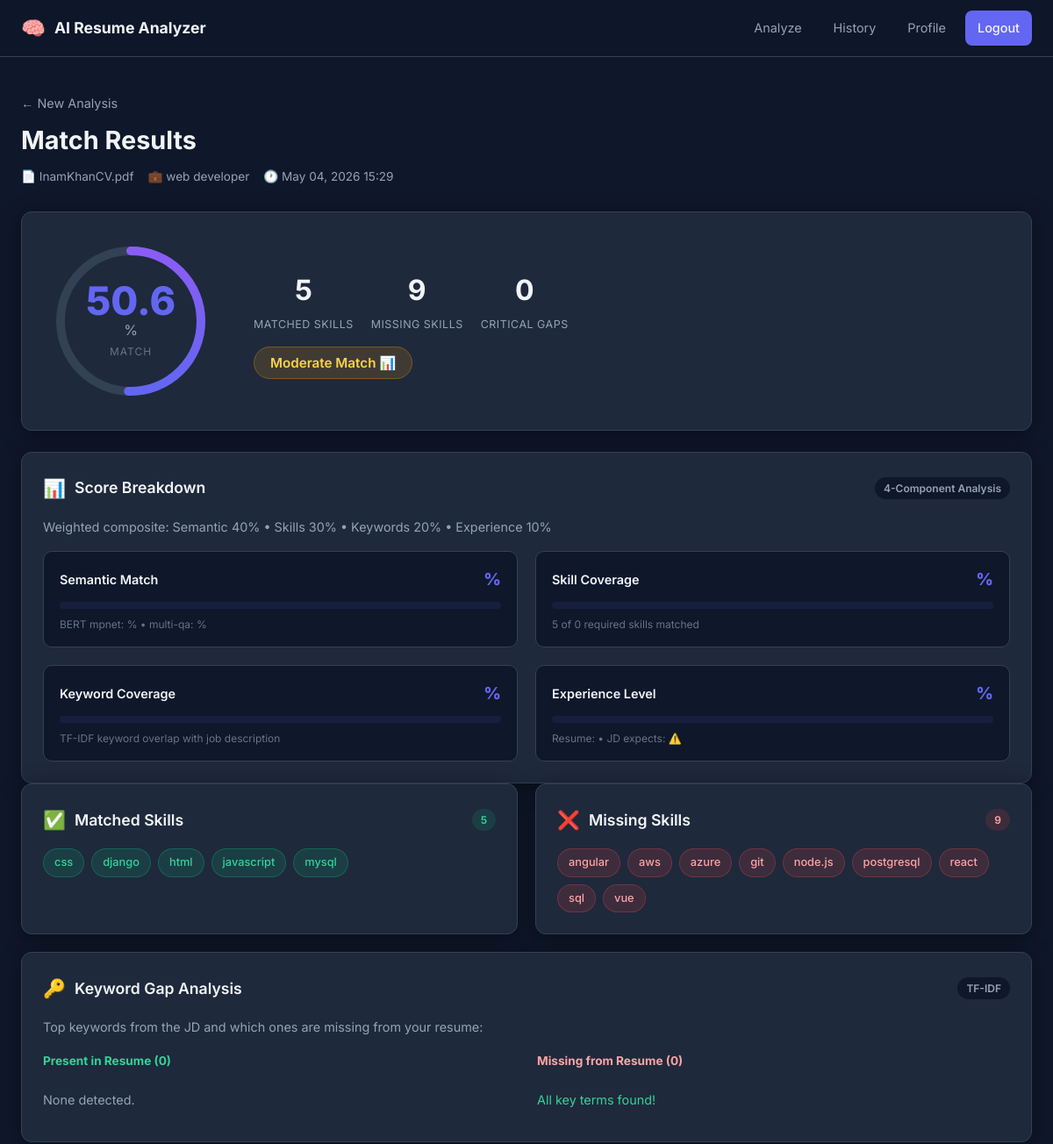
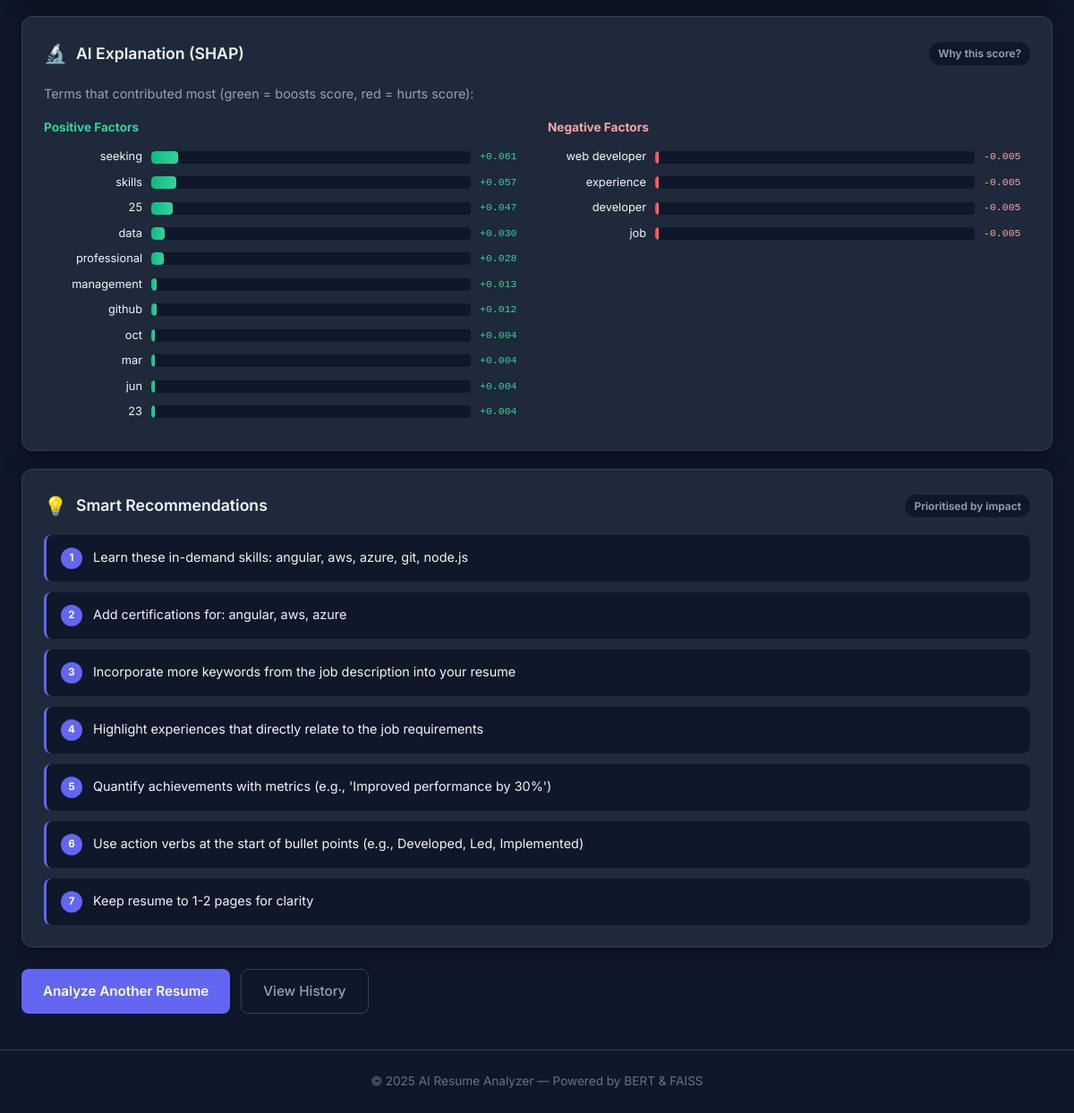
Page /analyzer/results/1/ (signed in) on the committed database (2 pictures, top to bottom).
### analyzer/models.py (models this page shows, shortened)
class MatchResult(models.Model):
    user = models.ForeignKey(settings.AUTH_USER_MODEL, on_delete=models.CASCADE, related_name='match_results')
    resume = models.ForeignKey(Resume, on_delete=models.CASCADE, related_name='match_results')
    job_description = models.ForeignKey(JobDescription, on_delete=models.CASCADE, related_name='match_results')
    match_score = models.FloatField()
    matched_skills = models.JSONField(default=list)
    missing_skills = models.JSONField(default=list)
    recommendations = models.JSONField(default=list)
    shap_explanation = models.JSONField(default=dict)
    score_breakdown = models.JSONField(default=dict)
    semantic_scores = models.JSONField(default=dict)
    section_scores = models.JSONField(default=dict)
    keyword_analysis = models.JSONField(default=dict)
    experience_analysis = models.JSONField(default=dict)
    matched_by_group = models.JSONField(default=dict)
    missing_by_group = models.JSONField(default=dict)
    critical_missing = models.JSONField(default=list)
    created_at = models.DateTimeField(auto_now_add=True)
    class Meta:
        ordering = ['-created_at']

class Resume(models.Model):
    user = models.ForeignKey(settings.AUTH_USER_MODEL, on_delete=models.CASCADE, related_name='resumes')
    file = models.FileField(upload_to='resumes/')
    original_filename = models.CharField(max_length=255)
    extracted_text = models.TextField(blank=True)
    uploaded_at = models.DateTimeField(auto_now_add=True)

class JobDescription(models.Model):
    user = models.ForeignKey(settings.AUTH_USER_MODEL, on_delete=models.CASCADE, related_name='job_descriptions')
    title = models.CharField(max_length=255, blank=True)
    text = models.TextField()
    file = models.FileField(upload_to='job_descriptions/', blank=True, null=True)
    created_at = models.DateTimeField(auto_now_add=True)

### analyzer/views.py (the view)
# urls.py: path('results/<int:pk>/', views.results_view, name='results'),
@login_required
def results_view(request, pk):
    result = get_object_or_404(MatchResult, pk=pk, user=request.user)
    return render(request, 'analyzer/results.html', {'result': result})

### templates/analyzer/results.html (shortened to what this page needs)
{% extends 'base.html' %}
{% load static %}
{% block content %}
<div class="page-container">
  <div class="results-header">
    <a href="{% url 'analyzer:upload' %}" class="back-link">← New Analysis</a>
    <h1>Match Results</h1>
    <p class="results-meta">
      <span>📄 {{ result.resume.original_filename }}</span>
      {% if result.job_description.title %}<span>💼 {{ result.job_description.title }}</span>{% endif %}
      <span>🕐 {{ result.created_at|date:"M d, Y H:i" }}</span>
    </p>
  </div>
  <div class="score-hero card">
    <div class="score-circle-container">
      <div class="score-circle" id="scoreCircle" data-score="{{ result.match_score }}">
        <svg viewBox="0 0 200 200" class="score-svg">
          <circle cx="100" cy="100" r="80" class="score-track"/>
          <circle cx="100" cy="100" r="80" class="score-fill" id="scoreFill"/>
        </svg>
        <div class="score-text">
          <span class="score-number" id="scoreNumber">0</span>
          <span class="score-pct">%</span>
          <span class="score-label">Match</span>
        </div>
      </div>
    </div>
    <div class="score-details">
      <div class="score-stat">
        <span class="stat-value">{{ result.matched_skills|length }}</span>
        <span class="stat-label">Matched Skills</span>
      </div>
      <div class="score-stat">
        <span class="stat-value">{{ result.missing_skills|length }}</span>
        <span class="stat-label">Missing Skills</span>
      </div>
      <div class="score-stat">
        <span class="stat-value">{{ result.critical_missing|length }}</span>
        <span class="stat-label">Critical Gaps</span>
      </div>
      <div class="score-verdict">
        {% if result.match_score >= 70 %}
          <span class="verdict verdict-strong">Strong Match 🎯</span>
        {% elif result.match_score >= 45 %}
          <span class="verdict verdict-moderate">Moderate Match 📊</span>
        {% else %}
          <span class="verdict verdict-weak">Needs Work 📝</span>
        {% endif %}
      </div>
    </div>
  </div>
  <div class="card full-width">
    <div class="card-header">
      <span class="card-icon">📊</span>
      <h2>Score Breakdown</h2>
      <span class="badge">4-Component Analysis</span>
    </div>
    <p class="card-desc">Weighted composite: Semantic 40% &bull; Skills 30% &bull; Keywords 20% &bull; Experience 10%</p>
    <div class="breakdown-grid">
      <div class="breakdown-item">
        <div class="breakdown-header">
          <span class="breakdown-label">Semantic Match</span>
          <span class="breakdown-score" data-score="{{ result.score_breakdown.semantic }}">{{ result.score_breakdown.semantic }}%</span>
        </div>
        <div class="breakdown-bar-wrap">
        </div>
        <p class="breakdown-sub">BERT mpnet: {{ result.semantic_scores.mpnet_score }}% &bull; multi-qa: {{ result.semantic_scores.multiqa_score }}%</p>
      </div>
      <div class="breakdown-item">
        <div class="breakdown-header">
          <span class="breakdown-label">Skill Coverage</span>
          <span class="breakdown-score">{{ result.score_breakdown.skills }}%</span>
        </div>
        <div class="breakdown-bar-wrap">
        </div>
        <p class="breakdown-sub">{{ result.matched_skills|length }} of {{ result.matched_skills|length|add:result.missing_skills|length }} required skills matched</p>
      </div>
      <div class="breakdown-item">
        <div class="breakdown-header">
          <span class="breakdown-label">Keyword Coverage</span>
          <span class="breakdown-score">{{ result.score_breakdown.keywords }}%</span>
        </div>
        <div class="breakdown-bar-wrap">
        </div>
        <p class="breakdown-sub">TF-IDF keyword overlap with job description</p>
      </div>
      <div class="breakdown-item">
        <div class="breakdown-header">
          <span class="breakdown-label">Experience Level</span>
          <span class="breakdown-score">{{ result.score_breakdown.experience }}%</span>
        </div>
        <div class="breakdown-bar-wrap">
        </div>
        <p class="breakdown-sub">
          Resume: <strong>{{ result.experience_analysis.resume_level|capfirst }}</strong>
          &bull; JD expects: <strong>{{ result.experience_analysis.jd_level|capfirst }}</strong>
          {% if result.experience_analysis.match %}✅{% else %}⚠️{% endif %}
        </p>
      </div>
    </div>
  </div>
  <div class="results-grid">
    <div class="card">
      <div class="card-header">
        <span class="card-icon">✅</span>
        <h2>Matched Skills</h2>
        <span class="badge badge-green">{{ result.matched_skills|length }}</span>
      </div>
      {% if result.matched_by_group %}
        {% for group, skills in result.matched_by_group.items %}
          <div class="skill-group">
            <span class="skill-group-label">{{ group|title|cut:"_" }}</span>
            <div class="skills-list">
              {% for skill in skills %}
                <span class="skill-tag skill-matched">{{ skill }}</span>
              {% endfor %}
            </div>
          </div>
        {% endfor %}
      {% elif result.matched_skills %}
        <div class="skills-list">
          {% for skill in result.matched_skills %}
            <span class="skill-tag skill-matched">{{ skill }}</span>
          {% endfor %}
        </div>
      {% else %}
        <p class="empty-state">No common skills detected.</p>
      {% endif %}
    </div>
    <div class="card">
      <div class="card-header">
        <span class="card-icon">❌</span>
        <h2>Missing Skills</h2>
        <span class="badge badge-red">{{ result.missing_skills|length }}</span>
      </div>
      {% if result.missing_by_group %}
        {% for group, skills in result.missing_by_group.items %}
          <div class="skill-group">
            <span class="skill-group-label">{{ group|title|cut:"_" }}</span>
            <div class="skills-list">
              {% for skill in skills %}
                {% if skill not in result.critical_missing %}
                  <span class="skill-tag skill-missing">{{ skill }}</span>
                {% endif %}
              {% endfor %}
            </div>
          </div>
        {% endfor %}
      {% elif result.missing_skills %}
        <div class="skills-list">
          {% for skill in result.missing_skills %}
            <span class="skill-tag skill-missing">{{ skill }}</span>
          {% endfor %}
        </div>
      {% else %}
        <p class="empty-state success-msg">No missing skills! Great match.</p>
      {% endif %}
    </div>
    <div class="card full-width">
      <div class="card-header">
        <span class="card-icon">🔑</span>
        <h2>Keyword Gap Analysis</h2>
        <span class="badge">TF-IDF</span>
      </div>
      <p class="card-desc">Top keywords from the JD and which ones are missing from your resume:</p>
      <div class="keyword-grid">
        <div class="keyword-col">
          <h4 class="keyword-col-title text-green">Present in Resume ({{ result.keyword_analysis.present_keywords|length }})</h4>
          <div class="skills-list">
            {% for kw in result.keyword_analysis.present_keywords %}
              <span class="skill-tag kw-present">{{ kw }}</span>
            {% empty %}
              <p class="empty-state">None detected.</p>
            {% endfor %}
          </div>
        </div>
        <div class="keyword-col">
          <h4 class="keyword-col-title text-red">Missing from Resume ({{ result.keyword_analysis.missing_keywords|length }})</h4>
          <div class="skills-list">
            {% for kw in result.keyword_analysis.missing_keywords %}
              <span class="skill-tag kw-missing">{{ kw }}</span>
            {% empty %}
              <p class="empty-state success-msg">All key terms found!</p>
            {% endfor %}
          </div>
        </div>
      </div>
    </div>
    <div class="card full-width">
      <div class="card-header">
        <span class="card-icon">🔬</span>
        <h2>AI Explanation (SHAP)</h2>
        <span class="badge">Why this score?</span>
      </div>
      <p class="card-desc">Terms that contributed most (green = boosts score, red = hurts score):</p>
      <div class="shap-grid">
        <div class="shap-col">
          <h4 class="keyword-col-title text-green">Positive Factors</h4>
          {% for f in result.shap_explanation.positive_impact %}
            <div class="shap-row">
              <span class="shap-term">{{ f.term }}</span>
              <div class="shap-bar-wrap"><div class="shap-bar shap-positive" data-impact="{{ f.impact }}"></div></div>
              <span class="shap-value text-green">+{{ f.impact|floatformat:3 }}</span>
            </div>
          {% empty %}
            <p class="empty-state">No positive factors found.</p>
          {% endfor %}
        </div>
        <div class="shap-col">
          <h4 class="keyword-col-title text-red">Negative Factors</h4>
          {% for f in result.shap_explanation.negative_impact %}
            <div class="shap-row">
              <span class="shap-term">{{ f.term }}</span>
              <div class="shap-bar-wrap"><div class="shap-bar shap-negative" data-impact="{{ f.impact }}"></div></div>
              <span class="shap-value text-red">{{ f.impact|floatformat:3 }}</span>
            </div>
          {% empty %}
            <p class="empty-state">No negative factors found.</p>
          {% endfor %}
        </div>
      </div>
    </div>
    <div class="card full-width">
      <div class="card-header">
        <span class="card-icon">💡</span>
        <h2>Smart Recommendations</h2>
        <span class="badge">Prioritised by impact</span>
      </div>
      <ul class="recommendations-list">
        {% for rec in result.recommendations %}
          <li class="rec-item">
            <span class="rec-num">{{ forloop.counter }}</span>
            {{ rec }}
          </li>
        {% empty %}
          <li class="empty-state">No recommendations available.</li>
        {% endfor %}
      </ul>
    </div>
  </div>
  <div class="results-actions">
    <a href="{% url 'analyzer:upload' %}" class="btn-primary">Analyze Another Resume</a>
    <a href="{% url 'analyzer:history' %}" class="btn-secondary">View History</a>
  </div>
</div>
{% endblock %}

### rows in the picture
MatchResult: resume.original_filename "InamKhanCV.pdf", job_description "web developer", created_at "May 04, 2026 15:29", matched_skills|length "5", missing_skills|length "9", critical_missing|length "0", matched_skills|length "0", keyword_analysis.present_keywords|length "0", keyword_analysis.missing_keywords|length "0"

### other values in the picture
{{ skill }} "css" "django" "html" "javascript" "mysql"
{{ skill }} "angular" "aws" "azure" "git" "node.js" "postgresql" "react" "sql" "vue"
{{ f.term }} "seeking" "skills" "25" "data" "professional" "management" "github" "oct" "mar" "jun" "23"
{{ f.impact|floatformat:3 }} "0.061" "0.057" "0.047" "0.030" "0.028" "0.013" "0.012" "0.004" "0.004" "0.004" "0.004"
{{ f.term }} "web developer" "experience" "developer" "job"
{{ f.impact|floatformat:3 }} "-0.005" "-0.005" "-0.005" "-0.005"
{{ rec }} "Learn these in-demand skills: angular, aws, azure, git, node.js" "Add certifications for: angular, aws, azure" "Incorporate more keywords from the job description into your resume" "Highlight experiences that directly relate to the job requirements" "Quantify achievements with metrics (e.g., 'Improved performance by 30%')" "Use action verbs at the start of bullet points (e.g., Developed, Led, Implemented)" "Keep resume to 1-2 pages for clarity"
